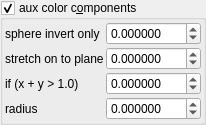
    <widget class="MyGroupBox" name="groupCheck_fold_color_aux_color_enabled">
     <property name="title">
      <string>aux color c&amp;omponents</string>
     </property>
     <property name="checkable">
      <bool>true</bool>
     </property>
     <layout class="QVBoxLayout" name="verticalLayout_11">
      <property name="leftMargin">
       <number>2</number>
      </property>
      <property name="topMargin">
       <number>2</number>
      </property>
      <property name="rightMargin">
       <number>2</number>
      </property>
      <property name="bottomMargin">
       <number>2</number>
      </property>
      <item>
       <layout class="QGridLayout" name="gridLayout_20" columnstretch="0,1">
        <property name="spacing">
         <number>2</number>
        </property>
        <item row="3" column="1">
         <widget class="MyDoubleSpinBox" name="spinbox4_fold_color_difs_0000_z">
          <property name="sizePolicy">
           <sizepolicy hsizetype="Minimum" vsizetype="Maximum">
            <horstretch>0</horstretch>
            <verstretch>0</verstretch>
           </sizepolicy>
          </property>
          <property name="prefix">
           <string/>
          </property>
          <property name="suffix">
           <string/>
          </property>
          <property name="decimals">
           <number>6</number>
          </property>
          <property name="minimum">
           <double>-100.000000000000000</double>
          </property>
          <property name="maximum">
           <double>100.000000000000000</double>
          </property>
          <property name="singleStep">
           <double>0.100000000000000</double>
          </property>
         </widget>
        </item>
        <item row="1" column="0" rowspan="2">
         <widget class="QLabel" name="label_59">
          <property name="text">
           <string>stretch on to plane</string>
          </property>
         </widget>
        </item>
        <item row="0" column="0">
         <widget class="QLabel" name="label_60">
          <property name="text">
           <string>sphere invert only</string>
          </property>
         </widget>
        </item>
        <item row="1" column="1" rowspan="2">
         <widget class="MyDoubleSpinBox" name="spinbox4_fold_color_difs_0000_y">
          <property name="sizePolicy">
           <sizepolicy hsizetype="Minimum" vsizetype="Maximum">
            <horstretch>0</horstretch>
            <verstretch>0</verstretch>
           </sizepolicy>
          </property>
          <property name="prefix">
           <string/>
          </property>
          <property name="suffix">
           <string/>
          </property>
          <property name="decimals">
           <number>6</number>
          </property>
          <property name="minimum">
           <double>-100.000000000000000</double>
          </property>
          <property name="maximum">
           <double>100.000000000000000</double>
          </property>
          <property name="singleStep">
           <double>0.100000000000000</double>
          </property>
         </widget>
        </item>
        <item row="4" column="1">
         <widget class="MyDoubleSpinBox" name="spinbox4_fold_color_difs_0000_w">
          <property name="sizePolicy">
           <sizepolicy hsizetype="Minimum" vsizetype="Maximum">
            <horstretch>0</horstretch>
            <verstretch>0</verstretch>
           </sizepolicy>
          </property>
          <property name="prefix">
           <string/>
          </property>
          <property name="suffix">
           <string/>
          </property>
          <property name="decimals">
           <number>6</number>
          </property>
          <property name="minimum">
           <double>-100.000000000000000</double>
          </property>
          <property name="maximum">
           <double>100.000000000000000</double>
          </property>
          <property name="singleStep">
           <double>0.100000000000000</double>
          </property>
         </widget>
        </item>
        <item row="0" column="1">
         <widget class="MyDoubleSpinBox" name="spinbox4_fold_color_difs_0000_x">
          <property name="sizePolicy">
           <sizepolicy hsizetype="Minimum" vsizetype="Maximum">
            <horstretch>0</horstretch>
            <verstretch>0</verstretch>
           </sizepolicy>
          </property>
          <property name="prefix">
           <string/>
          </property>
          <property name="suffix">
           <string/>
          </property>
          <property name="decimals">
           <number>6</number>
          </property>
          <property name="minimum">
           <double>-100.000000000000000</double>
          </property>
          <property name="maximum">
           <double>100.000000000000000</double>
          </property>
          <property name="singleStep">
           <double>0.100000000000000</double>
          </property>
         </widget>
        </item>
        <item row="3" column="0">
         <widget class="QLabel" name="label_121">
          <property name="text">
           <string>if (x + y &gt; 1.0)</string>
          </property>
         </widget>
        </item>
        <item row="4" column="0">
         <widget class="QLabel" name="label_122">
          <property name="text">
           <string>radius</string>
          </property>
         </widget>
        </item>
       </layout>
      </item>
     </layout>
    </widget>
